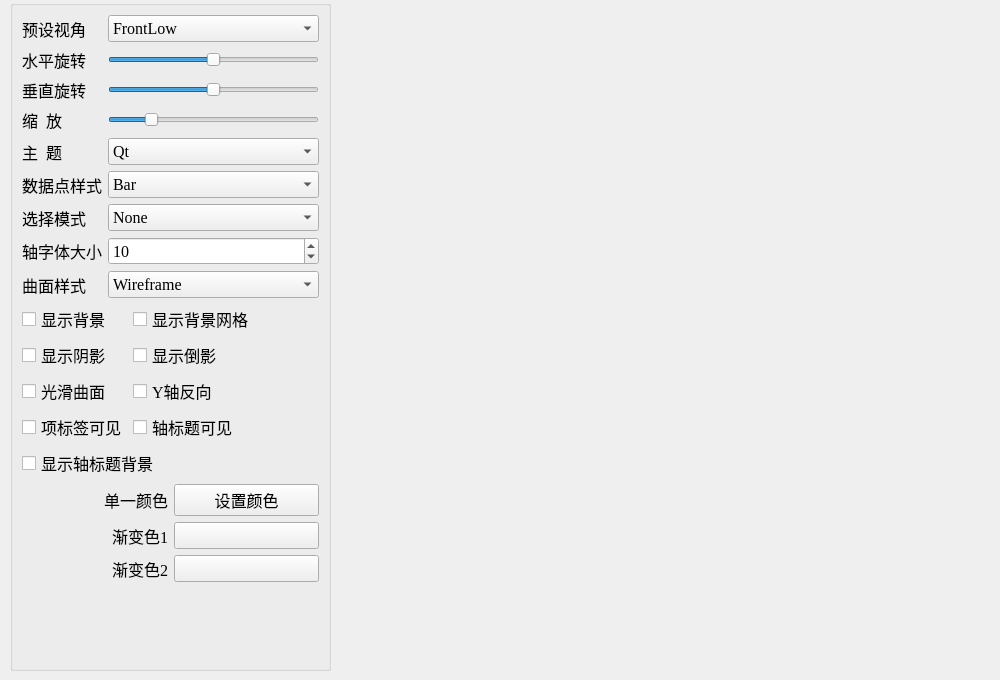
<?xml version="1.0" encoding="UTF-8"?>
<ui version="4.0">
 <class>Test3DMap</class>
 <widget class="QMainWindow" name="Test3DMap">
  <property name="geometry">
   <rect>
    <x>0</x>
    <y>0</y>
    <width>1000</width>
    <height>680</height>
   </rect>
  </property>
  <property name="minimumSize">
   <size>
    <width>1000</width>
    <height>680</height>
   </size>
  </property>
  <property name="maximumSize">
   <size>
    <width>1000</width>
    <height>680</height>
   </size>
  </property>
  <property name="font">
   <font>
    <family>Times New Roman</family>
    <pointsize>12</pointsize>
   </font>
  </property>
  <property name="windowTitle">
   <string>MainWindow</string>
  </property>
  <widget class="QWidget" name="centralwidget">
   <widget class="QGroupBox" name="groupBox">
    <property name="geometry">
     <rect>
      <x>10</x>
      <y>0</y>
      <width>321</width>
      <height>671</height>
     </rect>
    </property>
    <property name="title">
     <string/>
    </property>
    <layout class="QVBoxLayout" name="verticalLayout">
     <item>
      <layout class="QGridLayout" name="gridLayout">
       <item row="0" column="0">
        <widget class="QLabel" name="label_6">
         <property name="text">
          <string>预设视角</string>
         </property>
         <property name="buddy">
          <cstring>comboBox</cstring>
         </property>
        </widget>
       </item>
       <item row="0" column="1">
        <widget class="QComboBox" name="comboBox">
         <item>
          <property name="text">
           <string>FrontLow</string>
          </property>
         </item>
         <item>
          <property name="text">
           <string>Front</string>
          </property>
         </item>
         <item>
          <property name="text">
           <string>FrontHigh</string>
          </property>
         </item>
         <item>
          <property name="text">
           <string>LeftLow</string>
          </property>
         </item>
         <item>
          <property name="text">
           <string>Left</string>
          </property>
         </item>
         <item>
          <property name="text">
           <string>LeftHigh</string>
          </property>
         </item>
         <item>
          <property name="text">
           <string>RightLow</string>
          </property>
         </item>
         <item>
          <property name="text">
           <string>Right</string>
          </property>
         </item>
         <item>
          <property name="text">
           <string>RightHigh</string>
          </property>
         </item>
         <item>
          <property name="text">
           <string>BehindLow</string>
          </property>
         </item>
         <item>
          <property name="text">
           <string>Behind</string>
          </property>
         </item>
         <item>
          <property name="text">
           <string>BehindHigh</string>
          </property>
         </item>
         <item>
          <property name="text">
           <string>IsometricLeft</string>
          </property>
         </item>
         <item>
          <property name="text">
           <string>IsometricLeftHigh</string>
          </property>
         </item>
         <item>
          <property name="text">
           <string>IsometricRight</string>
          </property>
         </item>
         <item>
          <property name="text">
           <string>IsometricRightHigh</string>
          </property>
         </item>
         <item>
          <property name="text">
           <string>DirectlyAbove</string>
          </property>
         </item>
         <item>
          <property name="text">
           <string>DirectlyAboveCW45</string>
          </property>
         </item>
         <item>
          <property name="text">
           <string>DirectlyAboveCCW45</string>
          </property>
         </item>
         <item>
          <property name="text">
           <string>FrontBelow</string>
          </property>
         </item>
         <item>
          <property name="text">
           <string>LeftBelow</string>
          </property>
         </item>
         <item>
          <property name="text">
           <string>RightBelow</string>
          </property>
         </item>
         <item>
          <property name="text">
           <string>BehindBelow</string>
          </property>
         </item>
         <item>
          <property name="text">
           <string>DirectlyBelow</string>
          </property>
         </item>
        </widget>
       </item>
       <item row="1" column="0">
        <widget class="QLabel" name="label_7">
         <property name="text">
          <string>水平旋转</string>
         </property>
         <property name="buddy">
          <cstring>sliderH</cstring>
         </property>
        </widget>
       </item>
       <item row="1" column="1">
        <widget class="QSlider" name="sliderH">
         <property name="minimum">
          <number>-180</number>
         </property>
         <property name="maximum">
          <number>180</number>
         </property>
         <property name="orientation">
          <enum>Qt::Horizontal</enum>
         </property>
        </widget>
       </item>
       <item row="2" column="0">
        <widget class="QLabel" name="label_8">
         <property name="text">
          <string>垂直旋转</string>
         </property>
         <property name="buddy">
          <cstring>sliderV</cstring>
         </property>
        </widget>
       </item>
       <item row="2" column="1">
        <widget class="QSlider" name="sliderV">
         <property name="minimum">
          <number>-180</number>
         </property>
         <property name="maximum">
          <number>180</number>
         </property>
         <property name="orientation">
          <enum>Qt::Horizontal</enum>
         </property>
        </widget>
       </item>
       <item row="3" column="0">
        <widget class="QLabel" name="label_12">
         <property name="text">
          <string>缩  放</string>
         </property>
         <property name="buddy">
          <cstring>sliderZoom</cstring>
         </property>
        </widget>
       </item>
       <item row="3" column="1">
        <widget class="QSlider" name="sliderZoom">
         <property name="minimum">
          <number>10</number>
         </property>
         <property name="maximum">
          <number>500</number>
         </property>
         <property name="value">
          <number>100</number>
         </property>
         <property name="orientation">
          <enum>Qt::Horizontal</enum>
         </property>
        </widget>
       </item>
       <item row="4" column="0">
        <widget class="QLabel" name="label">
         <property name="text">
          <string>主  题</string>
         </property>
         <property name="buddy">
          <cstring>cBoxTheme</cstring>
         </property>
        </widget>
       </item>
       <item row="4" column="1">
        <widget class="QComboBox" name="cBoxTheme">
         <item>
          <property name="text">
           <string>Qt</string>
          </property>
         </item>
         <item>
          <property name="text">
           <string>Primary Colors</string>
          </property>
         </item>
         <item>
          <property name="text">
           <string>Digia</string>
          </property>
         </item>
         <item>
          <property name="text">
           <string>StoneMoss</string>
          </property>
         </item>
         <item>
          <property name="text">
           <string>ArmyBlue</string>
          </property>
         </item>
         <item>
          <property name="text">
           <string>Retro</string>
          </property>
         </item>
         <item>
          <property name="text">
           <string>Ebony</string>
          </property>
         </item>
         <item>
          <property name="text">
           <string>Isabelle</string>
          </property>
         </item>
        </widget>
       </item>
       <item row="5" column="0">
        <widget class="QLabel" name="label_2">
         <property name="text">
          <string>数据点样式</string>
         </property>
         <property name="buddy">
          <cstring>cBoxBarStyle</cstring>
         </property>
        </widget>
       </item>
       <item row="5" column="1">
        <widget class="QComboBox" name="cBoxBarStyle">
         <item>
          <property name="text">
           <string>Bar</string>
          </property>
         </item>
         <item>
          <property name="text">
           <string>Cube</string>
          </property>
         </item>
         <item>
          <property name="text">
           <string>Pyramid</string>
          </property>
         </item>
         <item>
          <property name="text">
           <string>Cone</string>
          </property>
         </item>
         <item>
          <property name="text">
           <string>Cylinder</string>
          </property>
         </item>
         <item>
          <property name="text">
           <string>BevelBar</string>
          </property>
         </item>
         <item>
          <property name="text">
           <string>BevelCube</string>
          </property>
         </item>
         <item>
          <property name="text">
           <string>Sphere</string>
          </property>
         </item>
         <item>
          <property name="text">
           <string>Minimal</string>
          </property>
         </item>
         <item>
          <property name="text">
           <string>Arrow</string>
          </property>
         </item>
         <item>
          <property name="text">
           <string>Point</string>
          </property>
         </item>
        </widget>
       </item>
       <item row="6" column="0">
        <widget class="QLabel" name="label_3">
         <property name="text">
          <string>选择模式</string>
         </property>
         <property name="buddy">
          <cstring>cBoxSelectionMode</cstring>
         </property>
        </widget>
       </item>
       <item row="6" column="1">
        <widget class="QComboBox" name="cBoxSelectionMode">
         <item>
          <property name="text">
           <string>None</string>
          </property>
         </item>
         <item>
          <property name="text">
           <string>Item</string>
          </property>
         </item>
         <item>
          <property name="text">
           <string>Row Slice</string>
          </property>
         </item>
         <item>
          <property name="text">
           <string>Column Slice</string>
          </property>
         </item>
        </widget>
       </item>
       <item row="7" column="0">
        <widget class="QLabel" name="label_4">
         <property name="text">
          <string>轴字体大小</string>
         </property>
         <property name="buddy">
          <cstring>spinFontSize</cstring>
         </property>
        </widget>
       </item>
       <item row="7" column="1">
        <widget class="QSpinBox" name="spinFontSize">
         <property name="minimum">
          <number>5</number>
         </property>
         <property name="value">
          <number>10</number>
         </property>
        </widget>
       </item>
       <item row="8" column="0">
        <widget class="QLabel" name="label_5">
         <property name="text">
          <string>曲面样式</string>
         </property>
        </widget>
       </item>
       <item row="8" column="1">
        <widget class="QComboBox" name="comboDrawMode">
         <item>
          <property name="text">
           <string>Wireframe</string>
          </property>
         </item>
         <item>
          <property name="text">
           <string>Surface</string>
          </property>
         </item>
         <item>
          <property name="text">
           <string>Surface And Wireframe</string>
          </property>
         </item>
        </widget>
       </item>
      </layout>
     </item>
     <item>
      <layout class="QGridLayout" name="gridLayout_3">
       <item row="1" column="1" colspan="2">
        <widget class="QCheckBox" name="chkBoxReflection">
         <property name="text">
          <string>显示倒影</string>
         </property>
        </widget>
       </item>
       <item row="0" column="0">
        <widget class="QCheckBox" name="chkBoxBackground">
         <property name="text">
          <string>显示背景</string>
         </property>
        </widget>
       </item>
       <item row="0" column="1" colspan="2">
        <widget class="QCheckBox" name="chkBoxGrid">
         <property name="text">
          <string>显示背景网格</string>
         </property>
        </widget>
       </item>
       <item row="1" column="0">
        <widget class="QCheckBox" name="chkBoxShadow">
         <property name="text">
          <string>显示阴影</string>
         </property>
        </widget>
       </item>
       <item row="3" column="0">
        <widget class="QCheckBox" name="chkBoxItemLabel">
         <property name="text">
          <string>项标签可见</string>
         </property>
        </widget>
       </item>
       <item row="4" column="0" colspan="2">
        <widget class="QCheckBox" name="chkBoxAxisBackground">
         <property name="text">
          <string>显示轴标题背景</string>
         </property>
        </widget>
       </item>
       <item row="2" column="0">
        <widget class="QCheckBox" name="chkBoxSmooth">
         <property name="text">
          <string>光滑曲面</string>
         </property>
        </widget>
       </item>
       <item row="2" column="1" colspan="2">
        <widget class="QCheckBox" name="chkBoxReverse">
         <property name="text">
          <string>Y轴反向</string>
         </property>
        </widget>
       </item>
       <item row="3" column="1">
        <widget class="QCheckBox" name="chkBoxAxisTitle">
         <property name="text">
          <string>轴标题可见</string>
         </property>
        </widget>
       </item>
      </layout>
     </item>
     <item>
      <layout class="QGridLayout" name="gridLayout_2">
       <item row="0" column="0">
        <widget class="QLabel" name="label_11">
         <property name="text">
          <string>单一颜色</string>
         </property>
         <property name="alignment">
          <set>Qt::AlignRight|Qt::AlignTrailing|Qt::AlignVCenter</set>
         </property>
         <property name="buddy">
          <cstring>btnBarColor</cstring>
         </property>
        </widget>
       </item>
       <item row="0" column="1">
        <widget class="QPushButton" name="btnBarColor">
         <property name="text">
          <string>设置颜色</string>
         </property>
        </widget>
       </item>
       <item row="1" column="0">
        <widget class="QLabel" name="label_9">
         <property name="text">
          <string>渐变色1</string>
         </property>
         <property name="alignment">
          <set>Qt::AlignRight|Qt::AlignTrailing|Qt::AlignVCenter</set>
         </property>
         <property name="buddy">
          <cstring>btnGrad1</cstring>
         </property>
        </widget>
       </item>
       <item row="1" column="1">
        <widget class="QPushButton" name="btnGrad1">
         <property name="text">
          <string/>
         </property>
        </widget>
       </item>
       <item row="2" column="0">
        <widget class="QLabel" name="label_10">
         <property name="text">
          <string>渐变色2</string>
         </property>
         <property name="alignment">
          <set>Qt::AlignRight|Qt::AlignTrailing|Qt::AlignVCenter</set>
         </property>
         <property name="buddy">
          <cstring>btnGrad2</cstring>
         </property>
        </widget>
       </item>
       <item row="2" column="1">
        <widget class="QPushButton" name="btnGrad2">
         <property name="text">
          <string/>
         </property>
        </widget>
       </item>
      </layout>
     </item>
     <item>
      <spacer name="verticalSpacer">
       <property name="orientation">
        <enum>Qt::Vertical</enum>
       </property>
       <property name="sizeHint" stdset="0">
        <size>
         <width>20</width>
         <height>18</height>
        </size>
       </property>
      </spacer>
     </item>
    </layout>
   </widget>
  </widget>
 </widget>
 <resources/>
 <connections/>
</ui>
